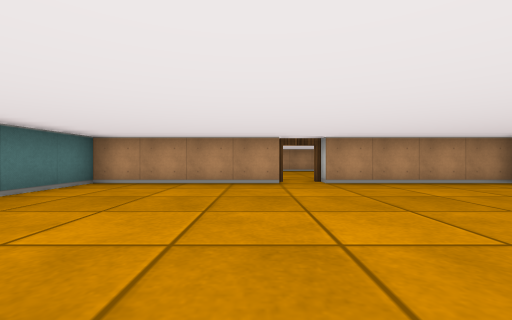
view 1 (above)

20 first-person views from a walk through a cub3D level. The camera is about half as high as the walls, looks level and sees 90° across. The floor is counted in squares. Each view is taken from the middle of a square. On the plan, view 1 faces up. The plan holds only what a view shows up to about 9 squares ahead; the rest is blank.

view 2
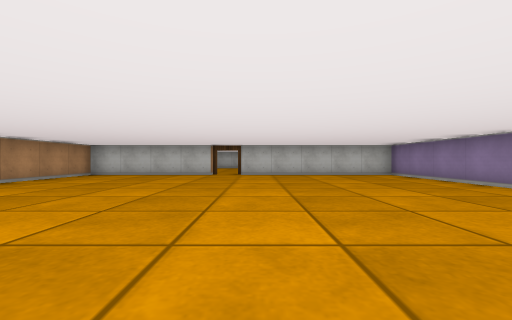

view 3
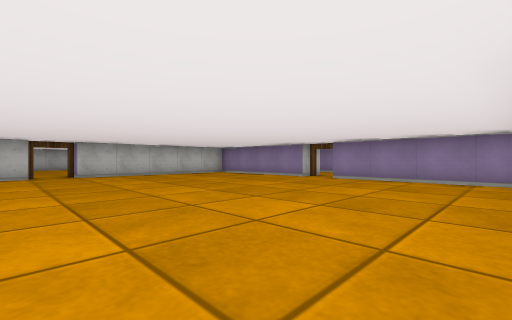

view 4
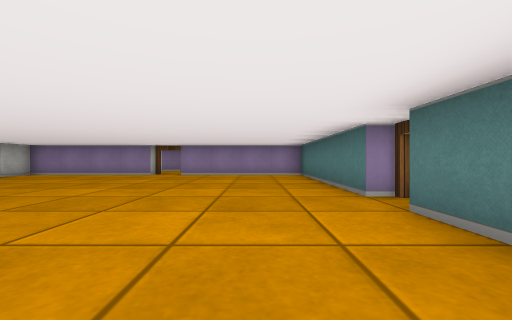

view 5
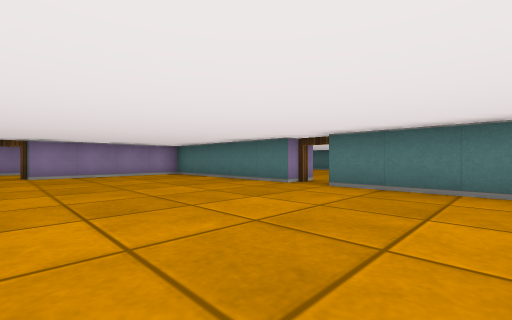

view 6
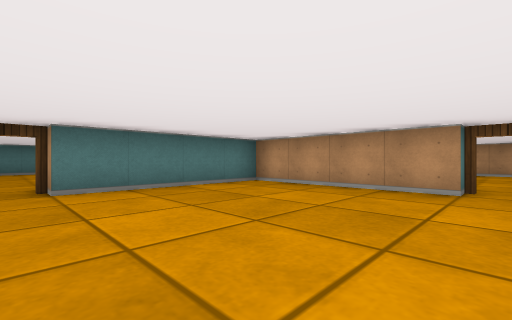

view 7
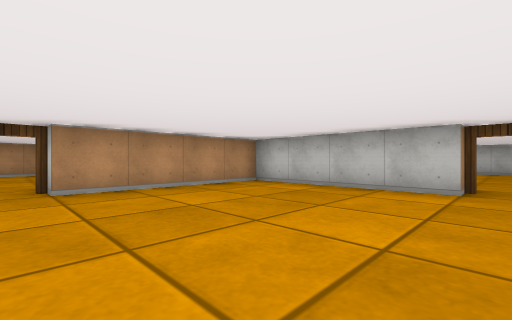

view 8
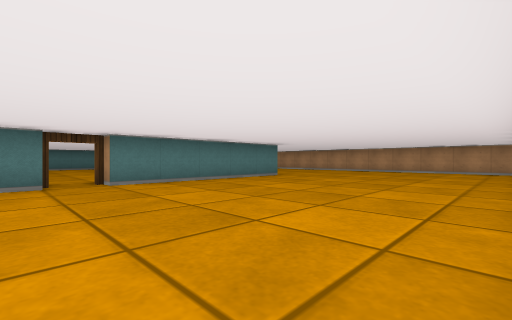

view 9
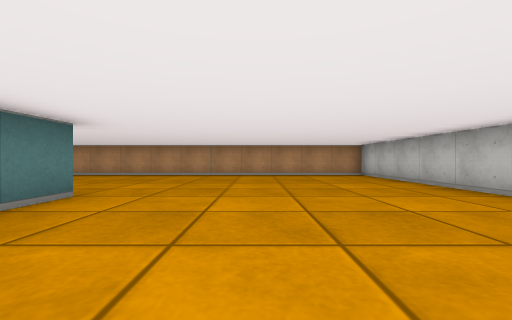

view 10
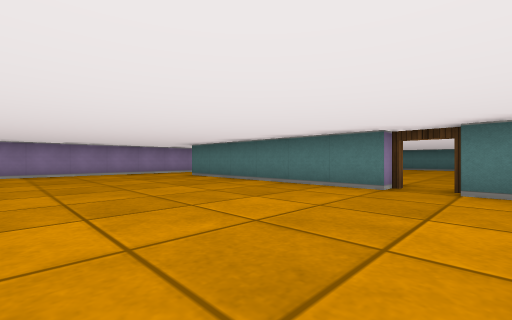

view 11
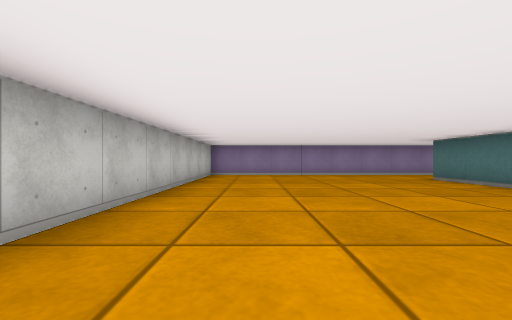

view 12
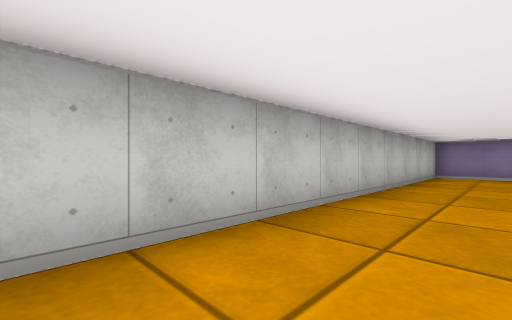

view 13
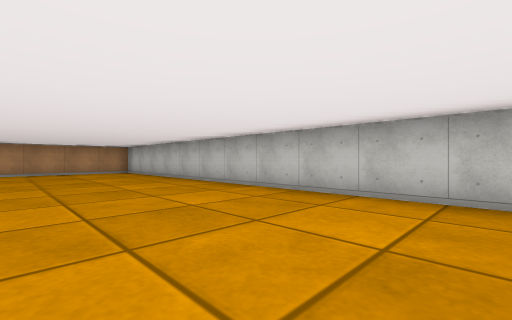

view 14
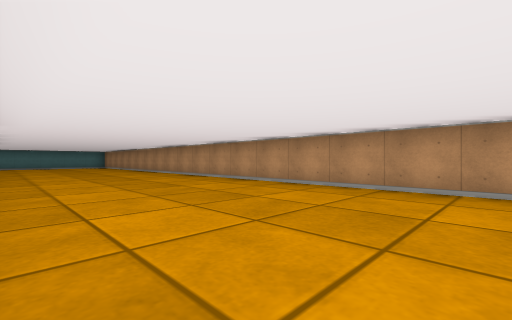

view 15
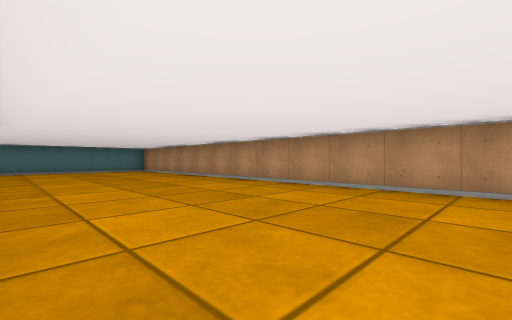

view 16
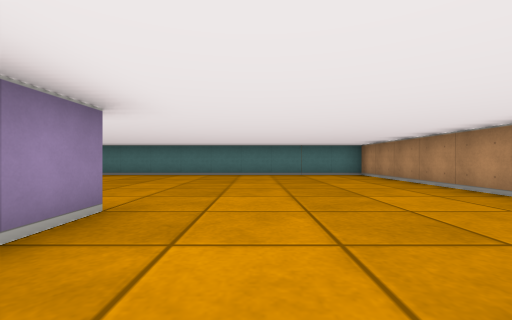

view 17
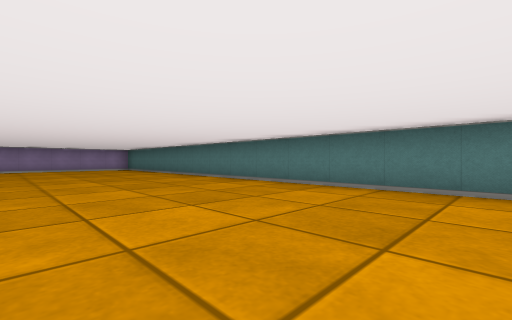

view 18
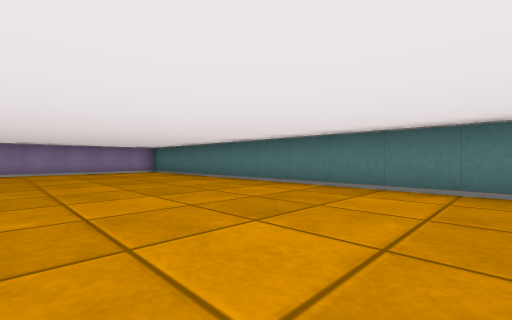

view 19
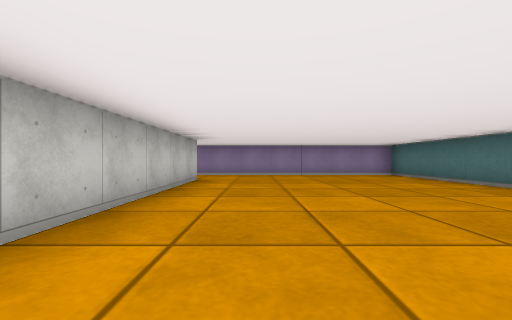

view 20
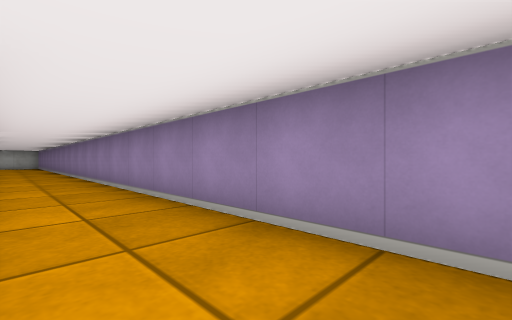

### Floor plan
Ten units are one square. View 1 is at (0, 0); x grows to the right and y downward. Boxes are objects, and circles mark ways between rooms. Rooms are numbered by the first view taken in them; rooms with no view inside come last. Other rooms are left out.
<svg viewBox="-110 -120 240 200">
<path fill="none" stroke="#000" d="M-35 -5 -35 45 5 45M5 -55 -35 -55 -35 -15M55 -15 55 -55 15 -55M15 45 55 45 55 -5M-45 -65 -35 -65M65 -65 65 -15M65 -5 65 55M-105 -115 -105 75 125 75 125 -115 -105 -115M-45 55 -45 5"/>
<circle cx="-40" cy="-10" r="3" fill="#2a7"/>
<circle cx="10" cy="-60" r="3" fill="#2a7"/>
<circle cx="10" cy="50" r="3" fill="#2a7"/>
<circle cx="60" cy="-10" r="3" fill="#2a7"/>
<text x="10" y="-10">1</text>
<text x="10" y="-70">2</text>
</svg>
Room 1 opens to room 2.

Where each view was taken, in squares from view 1:
view 1: 0 up, 0 right, facing up
view 2: 0 up, 3 left, facing right
view 3: 2 up, 3 left, facing down-right
view 4: 4 up, 2 left, facing down
view 5: 4 up, 1 right, facing down-left
view 6: 1 up, 1 right, facing up-left
view 7: 1 up, 1 right, facing up-right
view 8: 0 up, 12 right, facing up-left
view 9: 3 up, 9 right, facing up
view 10: 2 up, 11 right, facing down-left
view 11: 1 up, 11 right, facing down
view 12: 1 up, 11 right, facing down-right
view 13: 1 up, 9 right, facing up-right
view 14: 7 up, 7 right, facing up-left
view 15: 7 up, 1 right, facing up-left
view 16: 8 up, 2 left, facing left
view 17: 6 up, 6 left, facing down-left
view 18: 3 up, 6 left, facing down-left
view 19: 1 up, 6 left, facing down
view 20: 6 down, 6 left, facing down-right
